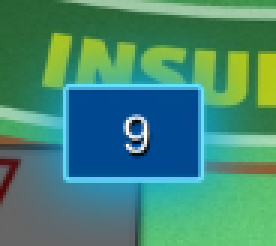
#> input picture screen.bmp, 92 x 82 px (shown 3 times larger)
$ python test.py
#> lines starting #> are read from the running program, lines starting #| are printed output that depends on the picture; long printed decimals are rounded
import cv2

screen = cv2.imread('screen.bmp',cv2.IMREAD_GRAYSCALE)
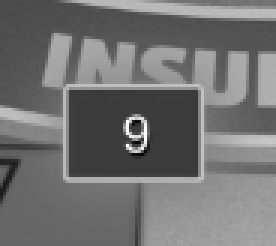
#> screen: shape (82, 92) (shown 3 times larger); min 3, max 255, mean 113.4
card1 = cv2.imread('img/cards/9.bmp', cv2.IMREAD_GRAYSCALE)
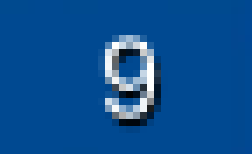
#> input picture img/cards/9.bmp, 36 x 22 px (shown 7 times larger)
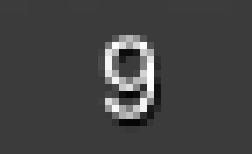
#> card1: shape (22, 36) (shown 7 times larger); min 2, max 255, mean 66.7
result1 = cv2.matchTemplate(screen,card1, method=cv2.TM_CCORR_NORMED)
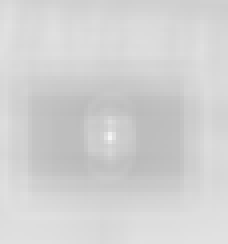
#> result1: shape (61, 57) float32 (shown 4 times larger); min 0.731, max 0.966, mean 0.825
_, max_val1, _, max_loc2 = cv2.minMaxLoc(result1)
#> max_val1 = 0.966; max_loc2 = (27, 34)
print('maxVal 10:', max_val1)
#| maxVal 10: 0.966
while True:
    cv2.imshow('detect',screen)
    if cv2.waitKey(1) == ord('q'):
#> (key q is pressed here)
        cv2.destroyAllWindows()
        break
